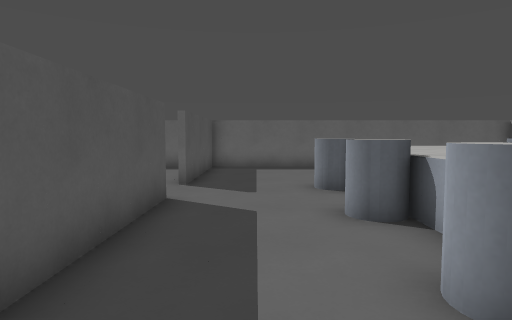
[1] (above)

24 first-person views from a walk through a Godot game level. The camera is 1.3 m above the floor, tilts 4° down and sees 75° across. The floor is counted in squares, 1 m on a side. Each view is taken from the middle of a square. On the plan, view 1 faces up. The plan holds only what a view shows up to about 14 squares ahead; the rest is blank. Surface patterns are stand-ins for the level's own textures.

[2]
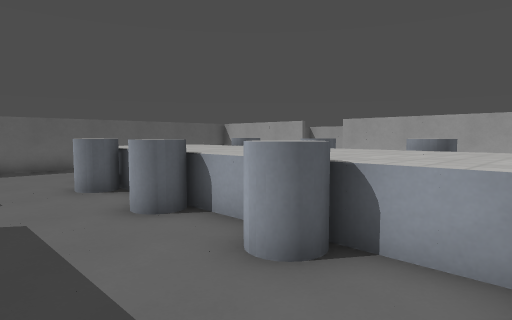

[3]
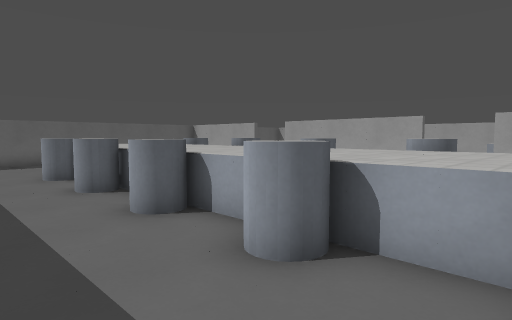

[4]
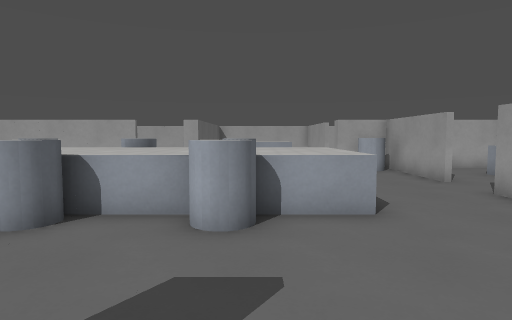

[5]
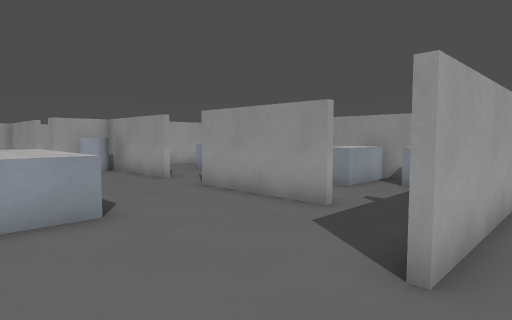

[6]
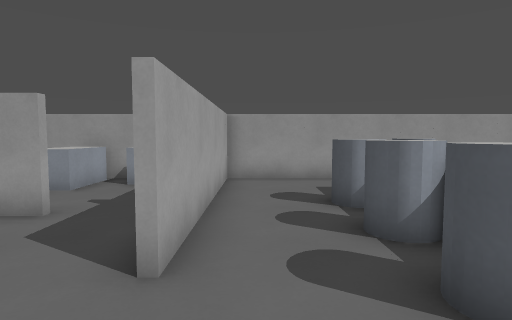

[7]
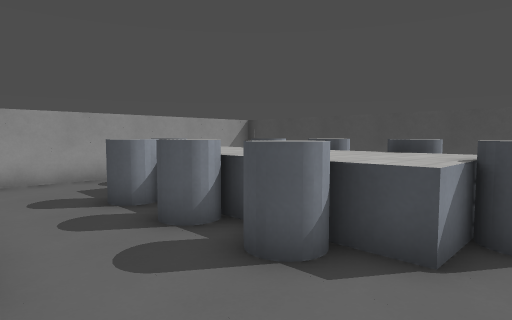

[8]
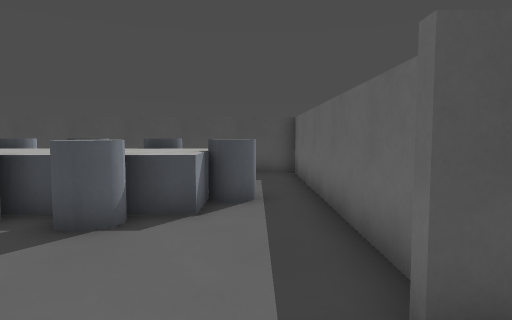

[9]
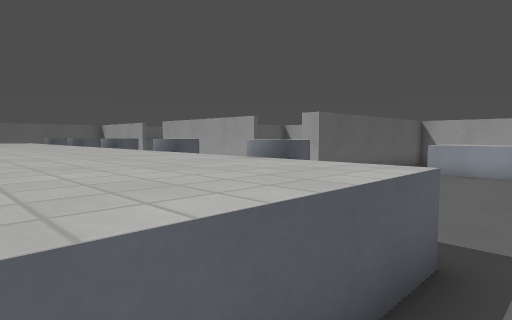

[10]
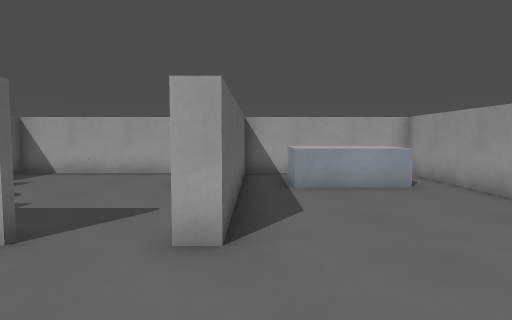

[11]
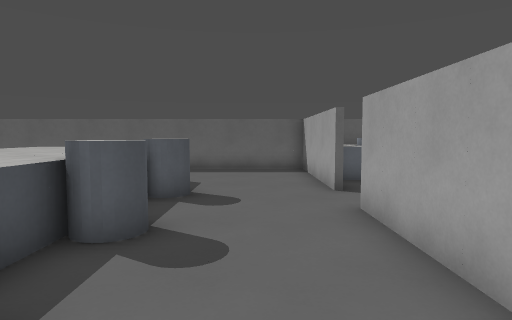

[12]
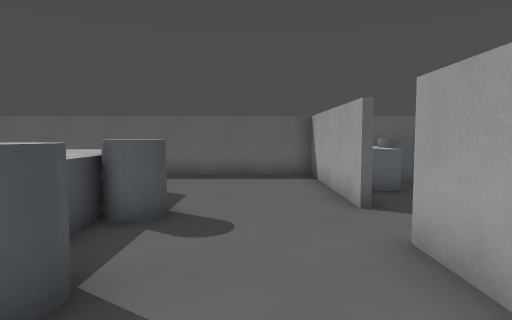

[13]
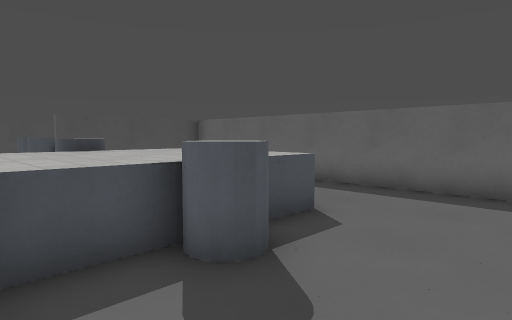

[14]
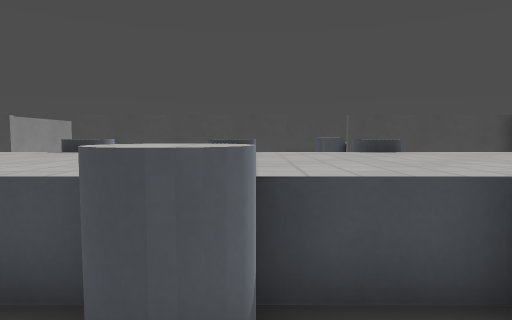

[15]
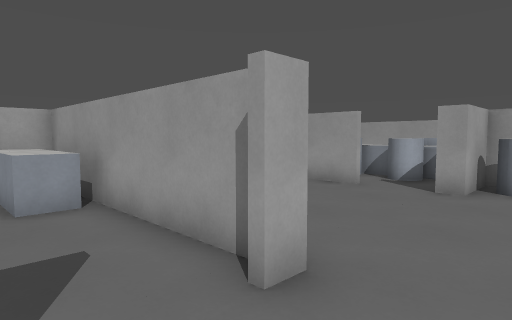

[16]
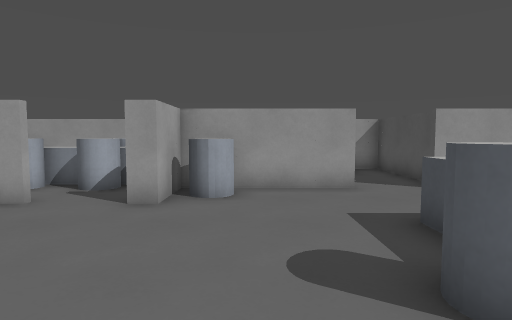

[17]
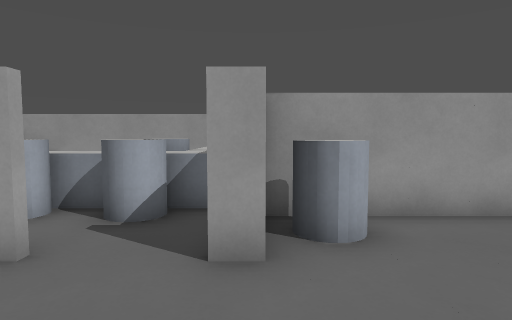

[18]
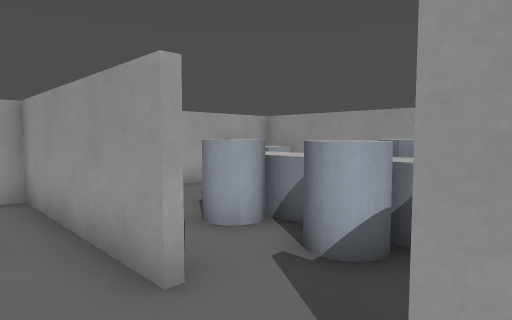

[19]
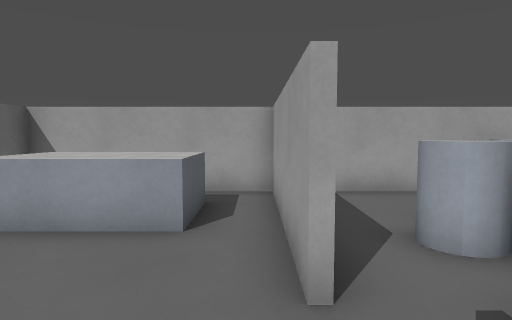

[20]
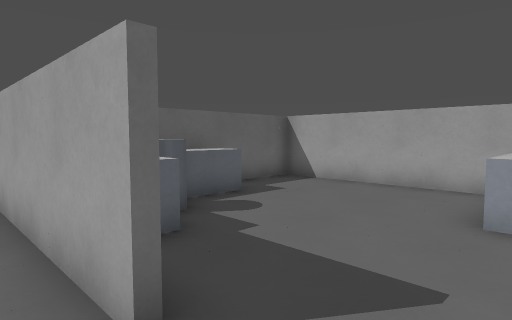

[21]
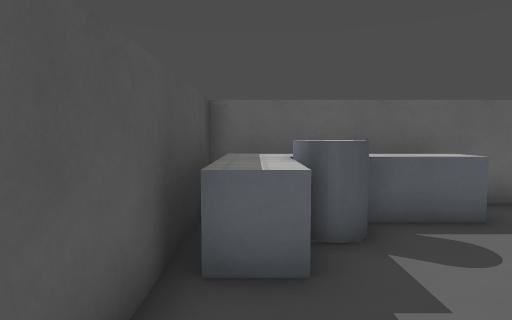

[22]
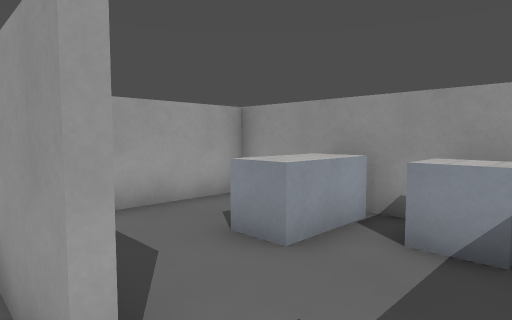

[23]
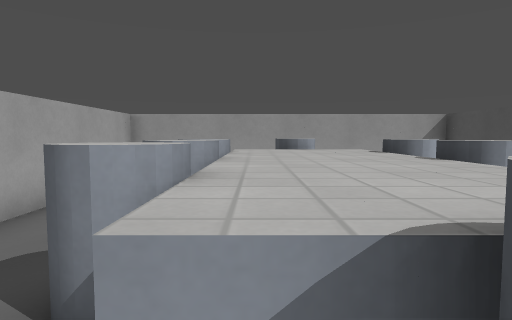

[24]
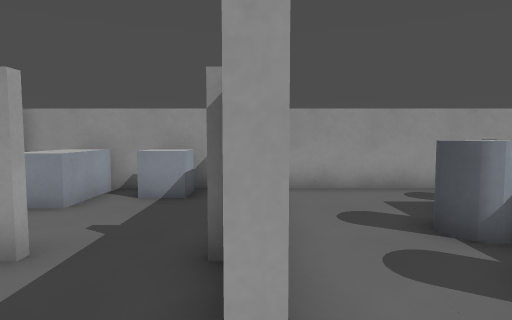

### Floor plan
Key: @ floor where view 1 was taken; # wall or solid block; . floor; = window, fence, low wall or low ledge; ^ raised ledge.
Columns run from 12 left of view 1 to 19 right of it. Each row starts with its distance up from view 1.
 15           #################
 14           #............#
 13          .#..... ......#^^
 12          .#....   .....#^^
 11          .#....^ ^^....#^.
 10       ^  .#....^^^^....#.
  9       ^   ....^^^^^^.....
  8           ....^^^^^^.....
  7           #....^^^^....#    ^###
  6           #...^^^^^^...######..#
  5           #...^^^^^^...#^^^^...#
  4           #....^^^^....#^^.....#
  3           #...^^^^^^...#^......#
  2           #...^^^^^^  .#.......#
  1           #....^^^^  ..........#
  0            .@.^^^^^^ .......^^^#
 -1             ..^^^^^^ .......^###
 -2           #....^^^^. ..######..#
 -3 ###########...^^^^^^........^^.#
 -4 #....^........^^^^^^........^^ #
 -5 #   ^^^........^^^^.........^^ #
 -6 #  ^^^^^.......^^^^.........^^.#
 -7 #  ^^^^^..#....................#
 -8 #  ^^^^^..#...........^#..######
 -9 #  ^^^^^..#...........^#.^=^=..#
-10 #  ^^^^^..#..####..#####^^^^^..#
-11 #  ^^^^^..#.... #......#^^^^  .#
-12 #   ^^^...#...^ #...^..#^^    ^#
-13 #     ....#.^.^ #.^.^..#^     ^#
-14 #     ....#.^.^ #.^.^..#      ^#
-15 ######################## ## ###

Positions as (right, up) in squares from view 1, and headings:
1: (0, 0), facing up
2: (-1, 0), facing up-right
3: (-1, -3), facing up-right
4: (-3, -4), facing right
5: (-3, -4), facing down-right
6: (-3, -4), facing down
7: (-2, -4), facing down-left
8: (0, -4), facing left
9: (3, -7), facing up-right
10: (7, -2), facing right
11: (9, 1), facing up
12: (9, 3), facing up
13: (10, 6), facing up-left
14: (9, 6), facing left
15: (9, 1), facing down-right
16: (9, -1), facing down
17: (11, -4), facing down
18: (11, -6), facing down-right
19: (11, -7), facing right
20: (10, -1), facing up-right
21: (12, 0), facing up
22: (5, -9), facing down-right
23: (-6, -4), facing down
24: (-2, -6), facing down
